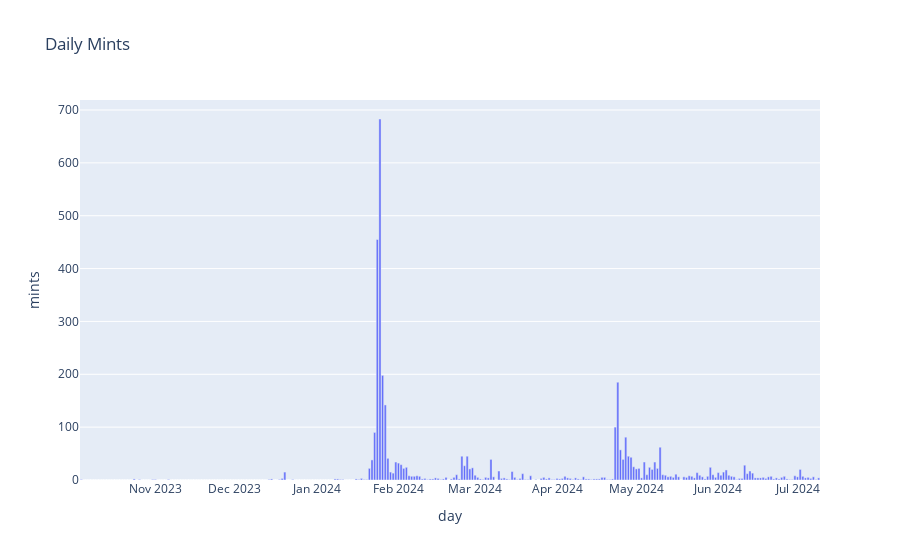

The notebook cell this image was saved under:
### Code cell
daily_box_mints.rename(columns={'name':'mints'}, inplace=True)
daily_box_mints_fig = px.bar(daily_box_mints, x=daily_box_mints.index, y='mints', title='Daily Mints')
daily_box_mints_fig.show()

### Figure 1 — Plotly figure (JSON) as saved in the notebook; plotly's stock layout.template omitted (floating-point values rounded to 4 significant figures; data arrays with more than 128 entries replaced by an {"elided": "..."} marker saying what was removed)
{"data": [{"alignmentgroup": "True", "hovertemplate": "day=%{x}<br>mints=%{y}<extra></extra>", "legendgroup": "", "marker": {"color": "#636efa", "pattern": {"shape": ""}}, "name": "", "offsetgroup": "", "orientation": "v", "showlegend": false, "textposition": "auto", "type": "bar", "x": {"elided": "280 str values"}, "xaxis": "x", "y": {"elided": "280 int values"}, "yaxis": "y"}], "layout": {"barmode": "relative", "legend": {"tracegroupgap": 0}, "title": {"text": "Daily Mints"}, "xaxis": {"anchor": "y", "domain": [0, 1], "title": {"text": "day"}}, "yaxis": {"anchor": "x", "domain": [0, 1], "title": {"text": "mints"}}}}
